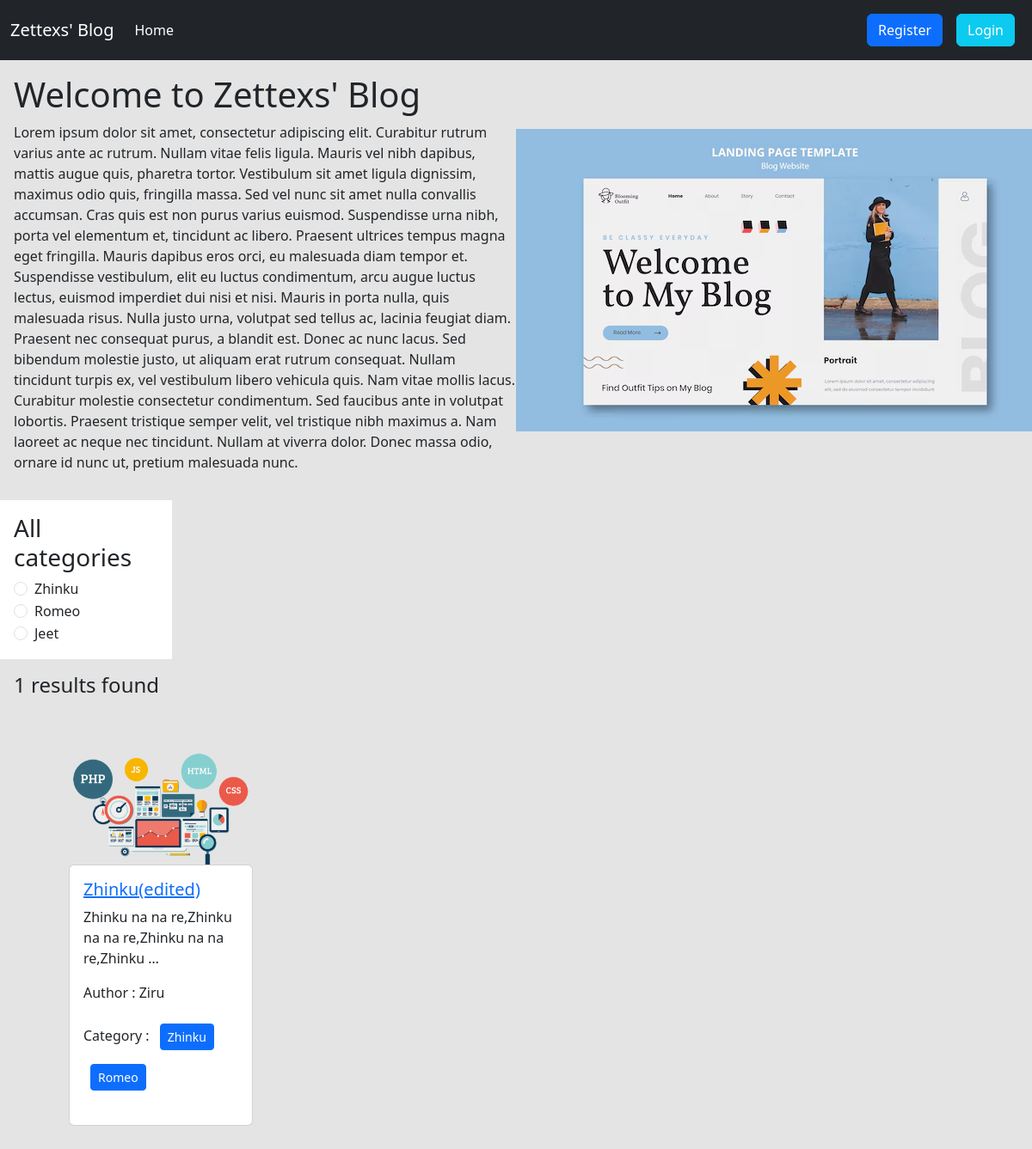
Page /category/zhinku/ on the committed database.
### categories/models.py (models this page shows, shortened)
class Category(models.Model):
    name = models.CharField(max_length=100)
    slug = models.SlugField(max_length=100,unique=True,null=True,blank=True)

### posts/models.py (models this page shows, shortened)
class Post(models.Model):
    title = models.CharField(max_length=50)
    content = models.TextField()
    category = models.ManyToManyField(Category)
    author = models.ForeignKey(User,on_delete=models.CASCADE)
    image = models.ImageField(upload_to='posts/media/upload/',blank=True,null=True)

### blog_project/views.py (the view)
# urls.py: path('', views.home,name='homepage'),
def home(request,category_slug=None):
    data = Post.objects.all()
    if category_slug is not None:
        category = Category.objects.get(slug = category_slug)
        data = Post.objects.filter(category = category)
    categories = Category.objects.all()
    return render(request,'home.html',{'data':data,'category':categories})

### templates/home.html (shortened to what this page needs)
{% extends "base.html" %}
{% load static %}
{% block content %}
<div class="d-flex flex-wrap p-3 align-items-center">
  <div class='col-6'>
    <h1>Welcome to Zettexs' Blog</h1>
    <p>Lorem ipsum dolor sit amet, consectetur adipiscing elit. Curabitur rutrum varius ante ac rutrum. Nullam vitae felis ligula. Mauris vel nibh dapibus, mattis augue quis, pharetra tortor. Vestibulum sit amet ligula dignissim, maximus odio quis, fringilla massa. Sed vel nunc sit amet nulla convallis accumsan. Cras quis est non purus varius euismod. Suspendisse urna nibh, porta vel elementum et, tincidunt ac libero.
      Praesent ultrices tempus magna eget fringilla. Mauris dapibus eros orci, eu malesuada diam tempor et. Suspendisse vestibulum, elit eu luctus condimentum, arcu augue luctus lectus, euismod imperdiet dui nisi et nisi. Mauris in porta nulla, quis malesuada risus. Nulla justo urna, volutpat sed tellus ac, lacinia feugiat diam. Praesent nec consequat purus, a blandit est. Donec ac nunc lacus. Sed bibendum molestie justo, ut aliquam erat rutrum consequat. Nullam tincidunt turpis ex, vel vestibulum libero vehicula quis. Nam vitae mollis lacus. Curabitur molestie consectetur condimentum. Sed faucibus ante in volutpat lobortis. Praesent tristique semper velit, vel tristique nibh maximus a. Nam laoreet ac neque nec tincidunt. Nullam at viverra dolor. Donec massa odio, ornare id nunc ut, pretium malesuada nunc.</p>
  </div>
  <div class='col-6'>
    <img src="{% static 'p1.avif'%}" />
  </div>
</div>
<div class='d-flex flex-wrap'>
  <div class='col-2 bg-white p-3'>
    <h3>All categories</h3>
    {% for cat in category%}
    <div class="form-check">
      <input class="form-check-input" type="radio" name='category' id='{{cat.id}}'/>
      <label class="form-check-label" for='{{cat.id}}'>
      <a href='{% url "category_wise_post" cat.slug %}' class='text-decoration-none text-dark'>{{cat.name}}</a>
      </label>
    </div>
    {% endfor %}
  </div>
</div>
<div class='col-10 p-3'>
  <h4>{{data | length}} results found</h4>
  <div class="d-flex flex-wrap p-5 m-2">
    {% for post in data %}
    <div class="col-sm-3 m-2">
      <img src='{{post.image.url}}' class='card-img-top' alt='...'/>
      <div class="card">
        <div class="card-body">
          <h5 class="card-title"><a href='{% url "detail_post" post.id %}'>{{post.title}}</a></h5>
          <p class="card-text">{{post.content | truncatewords:10}}</p>
          <p>Author :  {{post.author.first_name}} </p>
          <p>Category :
          {% for cat in post.category.all %}
          <btn class='btn btn-primary btn-sm m-2'>{{cat.name}}</btn>
          {% endfor %}
            </p>
        </div>
      </div>
    </div>
    {% endfor %}
  </div>
</div>
{% endblock %}

### templates/base.html (shortened to what this page needs)
<!doctype html>
<html lang="en">
  <head>
    <link href="https://cdn.jsdelivr.net/npm/bootstrap@5.3.3/dist/css/bootstrap.min.css" rel="stylesheet">
  </head>
  <body style='background-color: #e4e4e4'>
    <nav class="navbar navbar-expand-lg bg-dark navbar-dark">
      <div class="container-fluid">
        <a class="navbar-brand" href="#">Zettexs' Blog</a>
        <div class="collapse navbar-collapse" id="navbarSupportedContent">
          <ul class="navbar-nav me-auto mb-2 mb-lg-0">
            <li class="nav-item">
              <a class="nav-link active" aria-current="page" href="{% url 'homepage' %}">Home</a>
            </li>
          </ul>
          <div class="d-flex" >
            {% if request.user.is_authenticated%}
            <ul class="navbar-nav me-auto mb-2 mb-lg-0">
              <li class="nav-item">
                <a class="text-white m-2 btn btn-primary" href="{% url 'profile' %}">Profile</a>
              </li>
              <li class="nav-item">
                <a class="text-white m-2 btn btn-primary" href="{% url 'user_logout' %}">Logout</a>
              </li>
            </ul>
            {% else %}
            <ul class="navbar-nav me-auto mb-2 mb-lg-0">
              <li class="nav-item">
                <a class="text-white m-2 btn btn-primary" href="{% url 'register' %}">Register</a>
              </li>
              <li class="nav-item">
                <a class="text-white btn btn-info m-2" href="{% url 'user_login' %}">Login</a>
              </li>
            </ul>
            {% endif %}
          </div>
        </div>
      </div>
    </nav>
  {% block content %}
  {% endblock %}
</body>
</html>

### rows in the picture
Category: name "Zhinku"
Category: name "Romeo"
Category: name "Jeet"
Post: image (picture), title "Zhinku(edited)", content "Zhinku na na re,Zhinku na na re,Zhinku na na re,Zhinku …", author.first_name "Ziru"

### other values in the picture
{{ data | length }} "1"
